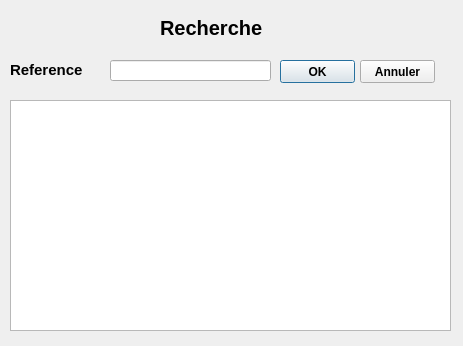
<?xml version="1.0" encoding="UTF-8"?>
<ui version="4.0">
 <class>recherche</class>
 <widget class="QDialog" name="recherche">
  <property name="geometry">
   <rect>
    <x>0</x>
    <y>0</y>
    <width>463</width>
    <height>346</height>
   </rect>
  </property>
  <property name="windowTitle">
   <string>Recherche</string>
  </property>
  <widget class="QLabel" name="Rechercherl">
   <property name="geometry">
    <rect>
     <x>160</x>
     <y>20</y>
     <width>121</width>
     <height>16</height>
    </rect>
   </property>
   <property name="font">
    <font>
     <pointsize>15</pointsize>
     <weight>75</weight>
     <bold>true</bold>
    </font>
   </property>
   <property name="text">
    <string>Recherche</string>
   </property>
  </widget>
  <widget class="QLabel" name="Refla">
   <property name="geometry">
    <rect>
     <x>10</x>
     <y>60</y>
     <width>91</width>
     <height>21</height>
    </rect>
   </property>
   <property name="font">
    <font>
     <weight>75</weight>
     <bold>true</bold>
    </font>
   </property>
   <property name="text">
    <string>&lt;!DOCTYPE HTML PUBLIC &quot;-//W3C//DTD HTML 4.0//EN&quot; &quot;http://www.w3.org/TR/REC-html40/strict.dtd&quot;&gt;
&lt;html&gt;&lt;head&gt;&lt;meta name=&quot;qrichtext&quot; content=&quot;1&quot; /&gt;&lt;style type=&quot;text/css&quot;&gt;
p, li { white-space: pre-wrap; }
&lt;/style&gt;&lt;/head&gt;&lt;body style=&quot; font-family:'MS Shell Dlg 2'; font-size:8.25pt; font-weight:400; font-style:normal;&quot;&gt;
&lt;p style=&quot; margin-top:0px; margin-bottom:0px; margin-left:0px; margin-right:0px; -qt-block-indent:0; text-indent:0px;&quot;&gt;&lt;span style=&quot; font-size:11pt; font-weight:600;&quot;&gt;Reference&lt;/span&gt;&lt;/p&gt;&lt;/body&gt;&lt;/html&gt;</string>
   </property>
  </widget>
  <widget class="QLineEdit" name="ReflE">
   <property name="geometry">
    <rect>
     <x>110</x>
     <y>60</y>
     <width>161</width>
     <height>21</height>
    </rect>
   </property>
  </widget>
  <widget class="QPushButton" name="OKpB">
   <property name="geometry">
    <rect>
     <x>280</x>
     <y>60</y>
     <width>75</width>
     <height>23</height>
    </rect>
   </property>
   <property name="font">
    <font>
     <weight>75</weight>
     <bold>true</bold>
    </font>
   </property>
   <property name="text">
    <string>OK</string>
   </property>
  </widget>
  <widget class="QPushButton" name="AnnulerpB">
   <property name="geometry">
    <rect>
     <x>360</x>
     <y>60</y>
     <width>75</width>
     <height>23</height>
    </rect>
   </property>
   <property name="font">
    <font>
     <weight>75</weight>
     <bold>true</bold>
    </font>
   </property>
   <property name="text">
    <string>Annuler</string>
   </property>
  </widget>
  <widget class="QTableView" name="RechView">
   <property name="geometry">
    <rect>
     <x>10</x>
     <y>100</y>
     <width>441</width>
     <height>231</height>
    </rect>
   </property>
  </widget>
 </widget>
 <resources/>
 <connections/>
</ui>
